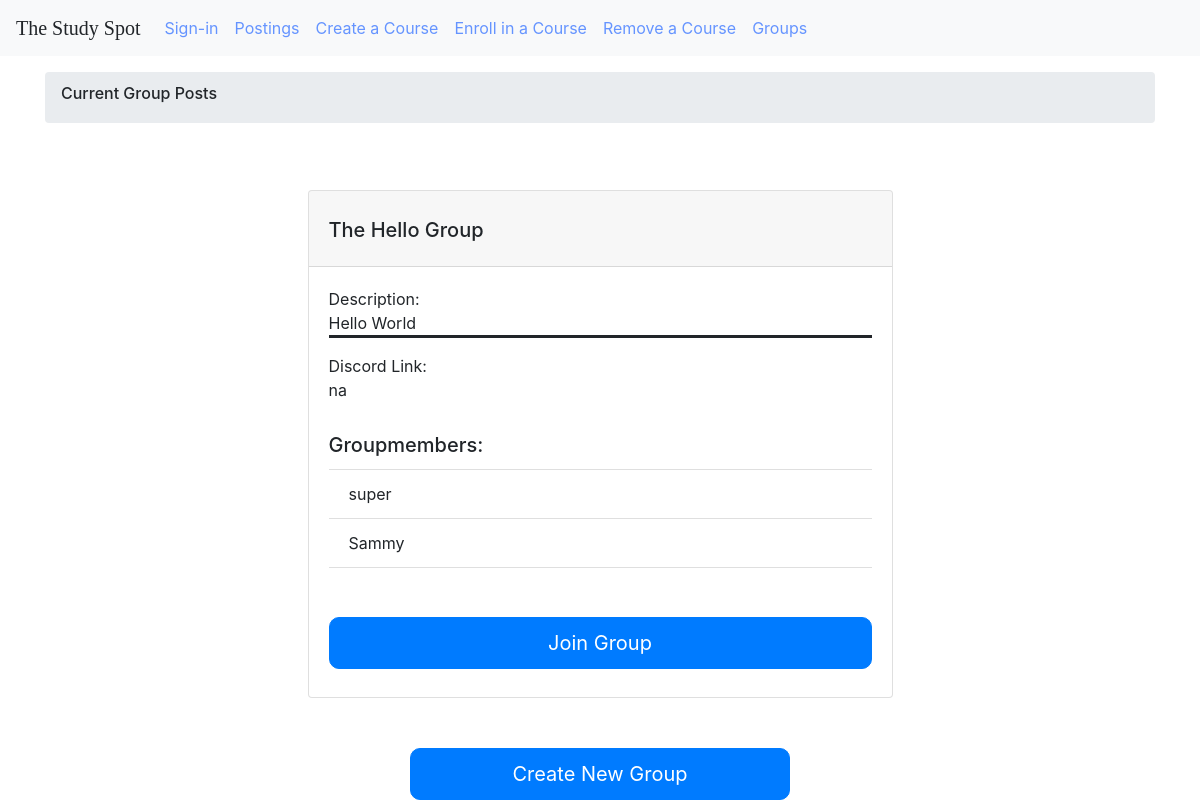
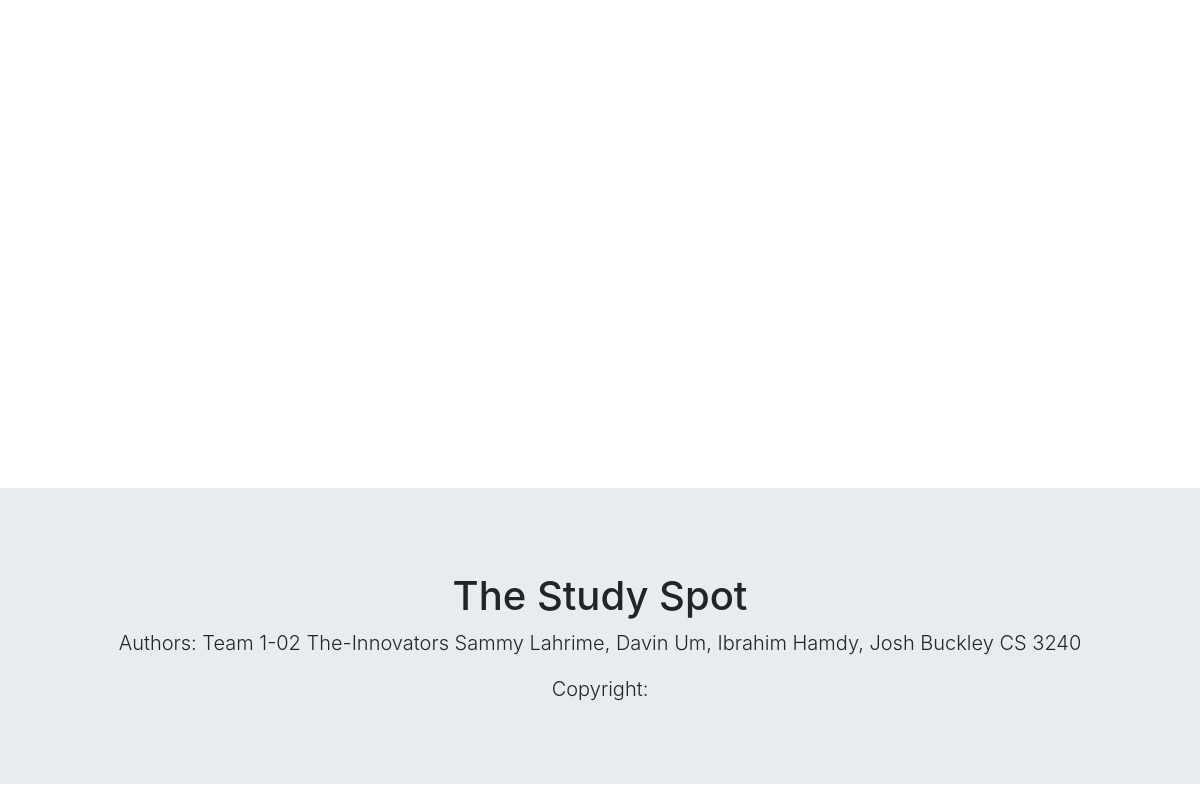
Page /groups/ on the earlier database version (2 pictures, top to bottom).
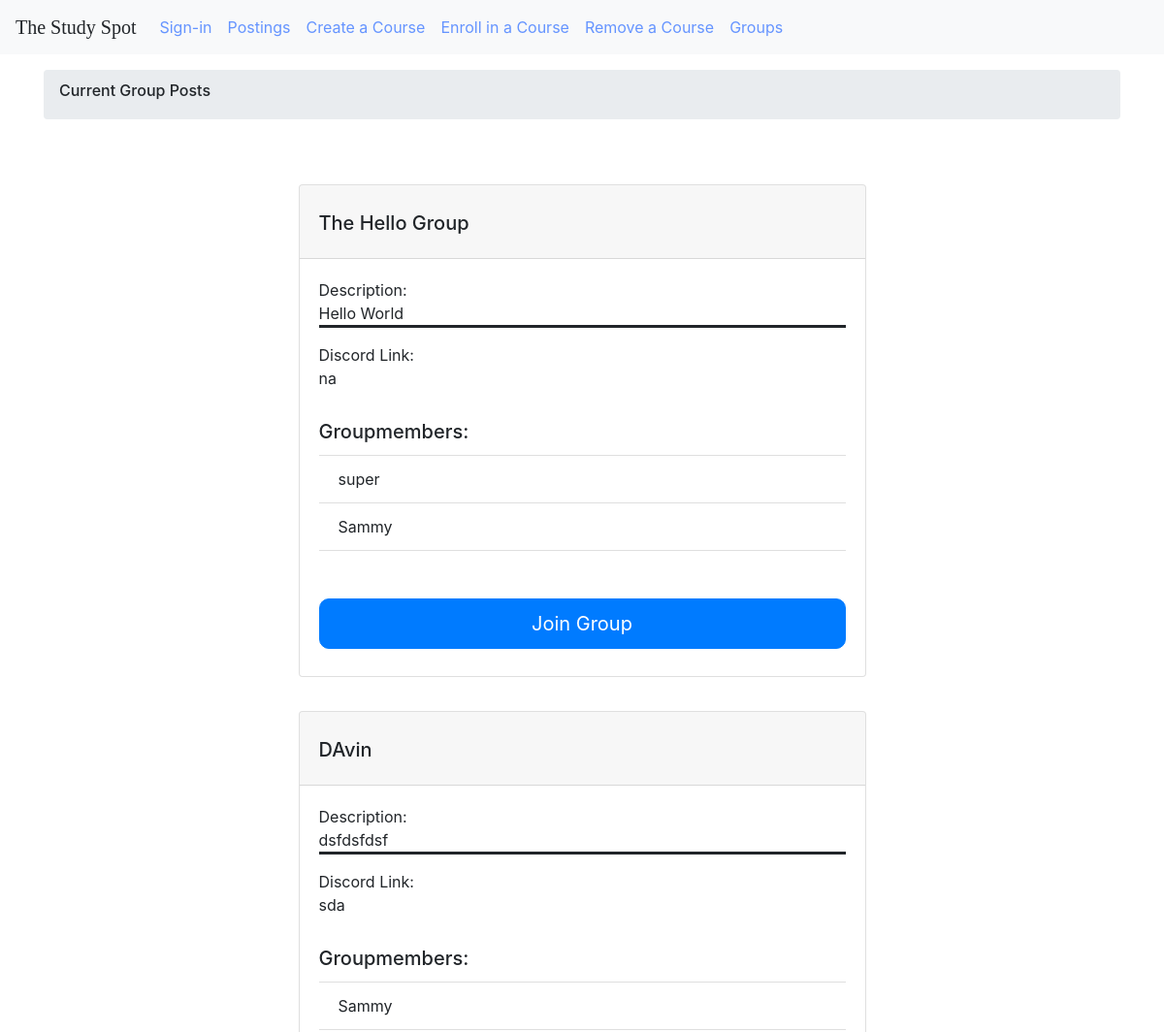
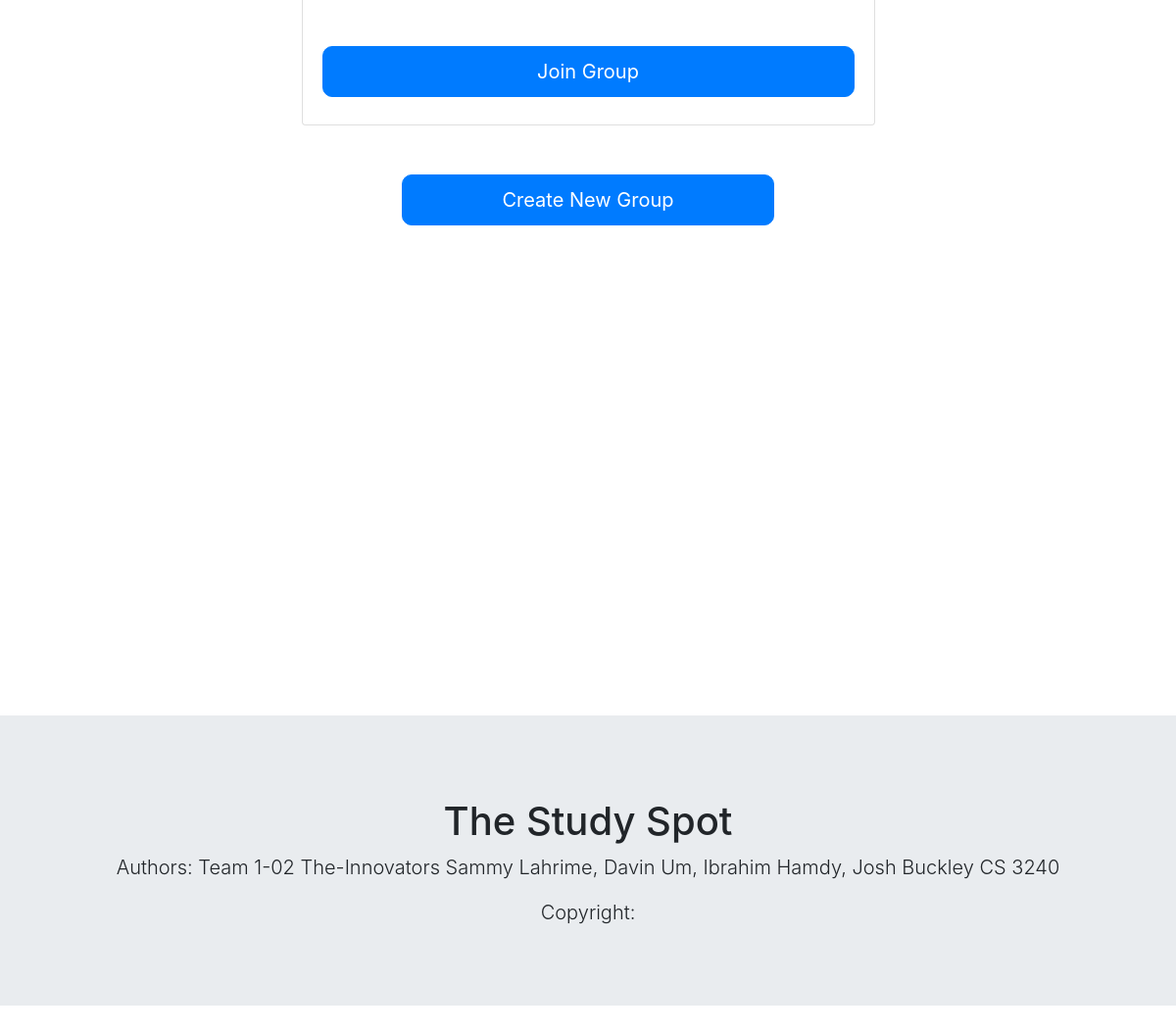
Same page on the later database version (2 pictures, top to bottom).
### StudyForum/models.py (models this page shows)
class Group(models.Model):
    group_name = models.CharField(max_length = 12, default="na")
    course = models.CharField(max_length=12, default="na")
    group_description = models.CharField(max_length = 100, default="na")
    creator = models.CharField(max_length = 12, default="na")
    phone = models.CharField(max_length = 12, default="na")
    discord_link = models.CharField(max_length = 100, default="na")

class GroupMember(models.Model):
    first_name = models.CharField(max_length = 12, default="na")
    group_id = models.IntegerField()
    member_id = models.IntegerField()

### StudyForum/views.py (the view)
# urls.py: path('groups/', views.groups, name = 'groups'),
def groups(request):
    group_list = Group.objects.all()
    member_list = GroupMember.objects.all()
    context = {'group_list' : group_list, 'member_list' : member_list}
    return render(request, 'studyforum/groupings.html',context)

### StudyForum/templates/studyforum/groupings.html (shortened to what this page needs)
{% extends './global_template.html' %}
{% block content %}
  <div class = "container my-3">
      <nav class = "breadcrumb">
        <h6 class = "breadcrumb-item-active">Current Group Posts</h6>
      </nav>
  </div>
<div class = "row">
  <div class ="col-md-3"></div>
  <div class = "col-md-6">
        {% for group in group_list %}
        <div class="card z-depth-0 bordered" style = "margin-top: 35px">
                <div class="card-header">
                  <h5 style = "margin-top:15px" class="card-title">
                  {{group.group_name}}
                  </h5>
                </div>
                <div class="card-body" id ="card-four">
                  Description:
                  <p style = "border-bottom: solid">
                  {{group.group_description}}
                  </p>
                  Discord Link:
                  <p>
                  {{group.discord_link}}
                  </p>
                  <ul class="list-group list-group-flush">
                  <h5 style = "margin-top:15px" class="card-title">
                  Groupmembers:
                  </h5>
                  {% for member in member_list %}
                  {% if member.group_id == group.id %}
                      <li class="list-group-item">{{member.first_name}}</li>
                  {% endif %}
                  {% endfor %}
                    </ul>
                  <h1>
                    <form>
                      <button formaction="{% url 'studyforum:joingroup' user_id=user.id group_id=group.id %}" class = "btn btn-block btn-primary big-button">Join Group</button>
                    </form>
                  </h1>
                </div>
              </div>
        {% endfor %}
        </div>
        <div class = "col-md-3"></div>
  </div>
    <div class = "row">
      <div class="col-md-4"></div>
      <div class="col-md-4">
    <form>
    <button formaction="{% url 'studyforum:groupsubmit' %}" class = "btn btn-block btn-primary big-button">Create New Group</button>
    </form>
    </div>
    <div class="col-md-4"></div>
    </div>
    {% endblock%}

### StudyForum/templates/studyforum/global_template.html (shortened to what this page needs)
{% load static %}
<!DOCTYPE html>
<html lang="en">
  <head>
    <link
      rel="stylesheet"
      href="https://stackpath.bootstrapcdn.com/bootstrap/4.3.1/css/bootstrap.min.css"
    />
    <link rel = "stylesheet" type="text/css" href = "{% static 'css/main.css'%}">
  </head>
  <nav class="navbar navbar-expand-lg navbar-light bg-light">
    <div class="collapse navbar-collapse" id="collapse-bar">
      <a class="navbar-brand primary-text" style="font-family: Pacifico"
        >The Study Spot</a
      >
      <ul class="navbar-nav mr-auto mt-2 mt-lg-0">
        {% if user.is_authenticated %}
        <li class="nav-item">
          <a style="color: #6594ff" class="nav-link" href="{% url 'studyforum:profile_page' id=user.id %}">Profile</a>
        </li>
        {% else %}
        <li class="nav-item">
          <a style="color: #6594ff" class="nav-link" href="{% url 'studyforum:index' %}">Sign-in</a>
        </li>
        {% endif %}
        <li class="nav-item">
          <a style="color: #6594ff" class="nav-link" href="{% url 'studyforum:post' %}">Postings</a>
        </li>
        <li class="nav-item">
          <a style="color: #6594ff" class="nav-link" href="{% url 'studyforum:coursesubmit' %}">Create a Course</a>
        </li>
        <li class="nav-item">
          <a style="color: #6594ff" class="nav-link" href="{% url 'studyforum:courseenrollment' %}">Enroll in a Course</a>
        </li>
        <li class="nav-item">
          <a style="color: #6594ff" class="nav-link" href="{% url 'studyforum:courseremoval' %}">Remove a Course</a>
        </li>
        <li class="nav-item">
          <a style="color: #6594ff" class="nav-link" href="{% url 'studyforum:groups' %}">Groups</a>
        </li>
      </ul>
    </div>
  </nav>
  <body>
   {% block content %} {% endblock %}
    <div class = "row">
    <div class = "footer">
  <div class="jumbotron">
  <h1>The Study Spot</h1>
  <p class="lead">Authors: Team 1-02 The-Innovators Sammy Lahrime, Davin Um, Ibrahim Hamdy, Josh Buckley CS 3240</p>
  <p class = "lead">Copyright: </p>
</div>
</div>
</div>
  </body>
</html>

### StudyForum/static/css/main.css (style rules this page uses)
h1 { text-align: center; margin-top:20px; }
.big-button { padding: 10px 20px; font-size: 20px; border-radius: 10px; margin-top: 50px; }

### StudyForum/templates/studyforum/global_template.html (style rules this page uses)
.footer { left: 0; bottom: 0; margin-top:500px; width: 100%; position: relative; text-align: center; }

Differences in the rows shown:
added Group: group_name "DAvin", group_description "dsfdsfdsf", discord_link "sda"
added GroupMember: first_name "Sammy", shown under "DAvin"
